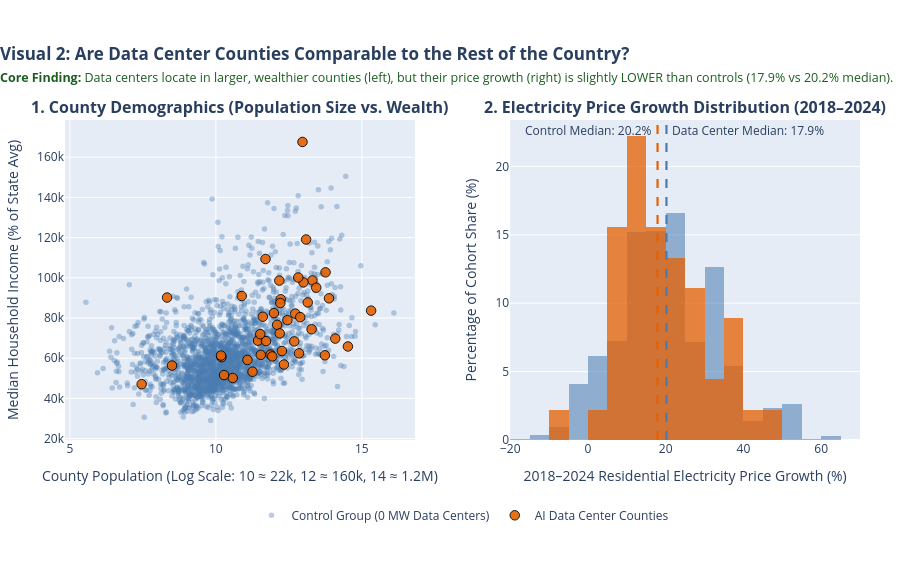

This figure's notebook cell:
### Markdown cell above
## Visual 2: Are Data Center Counties Comparable to the Rest of the Country?
*Supports: **Methodological Approach - Comparability & Demographic Bias***

### Visual Design & Layperson Interpretation
- **Question Answered:** *Do counties with data centers look like ordinary American counties, and did their electricity prices grow faster?*
- **Left Panel (Demographics):** Shows that data center counties (Orange) cluster in larger, wealthier suburban counties (needing demographic controls).
- **Right Panel (Price Growth Distribution):** Compares price growth on a normalized percentage scale. The median price growth in data center counties (**17.9%**) was slightly **lower** than in non-data center counties (**20.2%**).

### Code cell
# Construct Visual 2: Linked Side-by-Side Plots
ctrl_sample = model_df[model_df['Has_Datacenter'] == 0]
treat_sample = model_df[model_df['Has_Datacenter'] == 1]

fig2 = make_subplots(
    rows=1, cols=2,
    subplot_titles=(
        "<b>1. County Demographics (Population Size vs. Wealth)</b>",
        "<b>2. Electricity Price Growth Distribution (2018–2024)</b>"
    ),
    horizontal_spacing=0.12
)

# 1. Control Group (Gray-Blue #4A7BB0)
fig2.add_trace(
    go.Scatter(
        x=ctrl_sample['Log_Population'],
        y=ctrl_sample['Median_Income_2022'],
        mode='markers',
        name='Control Group (0 MW Data Centers)',
        marker=dict(color=COLOR_CONTROL, size=5.5, opacity=0.38),
        legendgroup='control',
        text=ctrl_sample['County'] + ', ' + ctrl_sample['State'],
        hovertemplate="<b>%{text} (Control)</b><br>Population Index: %{x:.2f}<br>Income Index: %{y:.1f}%<extra></extra>"
    ),
    row=1, col=1
)

fig2.add_trace(
    go.Histogram(
        x=ctrl_sample['Price_Growth_Pct'],
        name='Control Group (0 MW Data Centers)',
        histnorm='percent',
        marker=dict(color=COLOR_CONTROL, opacity=0.55),
        legendgroup='control',
        showlegend=False,
        nbinsx=40,
        hovertemplate="Control Growth: %{x:.1f}%<br>Share of Control: %{y:.1f}%<extra></extra>"
    ),
    row=1, col=2
)

# 2. Treatment Group (Orange #E66101)
fig2.add_trace(
    go.Scatter(
        x=treat_sample['Log_Population'],
        y=treat_sample['Median_Income_2022'],
        mode='markers',
        name='AI Data Center Counties',
        marker=dict(color=COLOR_TREATMENT, size=9.5, opacity=0.9, line=dict(color='black', width=1)),
        legendgroup='treatment',
        text=treat_sample['County'] + ', ' + treat_sample['State'],
        hovertemplate="<b>%{text} (Data Center)</b><br>Population Index: %{x:.2f}<br>Income Index: %{y:.1f}%<br>Price Growth: %{customdata:.1f}%<extra></extra>",
        customdata=treat_sample['Price_Growth_Pct']
    ),
    row=1, col=1
)

fig2.add_trace(
    go.Histogram(
        x=treat_sample['Price_Growth_Pct'],
        name='AI Data Center Counties',
        histnorm='percent',
        marker=dict(color=COLOR_TREATMENT, opacity=0.75),
        legendgroup='treatment',
        showlegend=False,
        nbinsx=25,
        hovertemplate="Data Center Growth: %{x:.1f}%<br>Share of Treatment: %{y:.1f}%<extra></extra>"
    ),
    row=1, col=2
)

# Add median reference lines
treat_med = treat_sample['Price_Growth_Pct'].median()
ctrl_med = ctrl_sample['Price_Growth_Pct'].median()

fig2.add_vline(x=ctrl_med, line_dash="dash", line_color=COLOR_CONTROL, line_width=2.2,
               annotation_text=f"Control Median: {ctrl_med:.1f}%", annotation_position="top left", annotation_xshift=-12, row=1, col=2)
fig2.add_vline(x=treat_med, line_dash="dash", line_color=COLOR_TREATMENT, line_width=2.2,
               annotation_text=f"Data Center Median: {treat_med:.1f}%", annotation_position="top right", annotation_xshift=12, row=1, col=2)

fig2.update_layout(
    title=dict(
        text="<b>Visual 2: Are Data Center Counties Comparable to the Rest of the Country?</b><br><span style='font-size:12.5px; color:#1B5E20;'><b>Core Finding:</b> Data centers locate in larger, wealthier counties (left), but their price growth (right) is slightly LOWER than controls (17.9% vs 20.2% median).</span>",
        x=0.0, xanchor="left"
    ),
    barmode='overlay',
    legend=dict(orientation="h", yanchor="top", y=-0.19, xanchor="center", x=0.5),
    height=580,
    margin=dict(l=50, r=40, t=120, b=140)
)

fig2.update_xaxes(title_text="County Population (Log Scale: 10 ≈ 22k, 12 ≈ 160k, 14 ≈ 1.2M)", row=1, col=1)
fig2.update_yaxes(title_text="Median Household Income (% of State Avg)", row=1, col=1)
fig2.update_xaxes(title_text="2018–2024 Residential Electricity Price Growth (%)", range=[-20, 70], row=1, col=2)
fig2.update_yaxes(title_text="Percentage of Cohort Share (%)", row=1, col=2)

fig2.show()

### Figure 1 — Plotly figure (JSON) as saved in the notebook; plotly's stock layout.template omitted (floating-point values rounded to 4 significant figures; data arrays with more than 128 entries replaced by an {"elided": "..."} marker saying what was removed)
{"data": [{"hovertemplate": "<b>%{text} (Control)</b><br>Population Index: %{x:.2f}<br>Income Index: %{y:.1f}%<extra></extra>", "legendgroup": "control", "marker": {"color": "#4A7BB0", "opacity": 0.38, "size": 5.5}, "mode": "markers", "name": "Control Group (0 MW Data Centers)", "text": {"elided": "2122 str values"}, "type": "scatter", "x": {"elided": "2122 float values"}, "xaxis": "x", "y": {"elided": "2122 float values"}, "yaxis": "y"}, {"histnorm": "percent", "hovertemplate": "Control Growth: %{x:.1f}%<br>Share of Control: %{y:.1f}%<extra></extra>", "legendgroup": "control", "marker": {"color": "#4A7BB0", "opacity": 0.55}, "name": "Control Group (0 MW Data Centers)", "nbinsx": 40, "showlegend": false, "type": "histogram", "x": {"elided": "2122 float values"}, "xaxis": "x2", "yaxis": "y2"}, {"customdata": [27.45, 20.86, 29.28, 13.47, 25.89, 34.55, 8.537, 10.25, 40.81, 45.38, 22.99, 13.46, 26.52, 18.91, 24.45, 36.8, 10.25, -9.674, 10.76, 38.76, 17.91, 16.6, 30.42, 8.343, 25.94, 13.18, 36.55, 4.909, 13.14, 5.526, 35.6, 15.62, 7.087, 20.28, 9.778, 14.89, 7.095, 20.03, 8.537, 19.19, 14.49, 16.5, 22.99, 19.78, 11.7], "hovertemplate": "<b>%{text} (Data Center)</b><br>Population Index: %{x:.2f}<br>Income Index: %{y:.1f}%<br>Price Growth: %{customdata:.1f}%<extra></extra>", "legendgroup": "treatment", "marker": {"color": "#E66101", "line": {"color": "black", "width": 1}, "opacity": 0.9, "size": 9.5}, "mode": "markers", "name": "AI Data Center Counties", "text": ["Licking, OH", "Henrico, VA", "Maricopa, AZ", "Bexar, TX", "Shelby, TN", "Madison, MS", "Prince William, VA", "Sarpy, NE", "Ellis, TX", "Niagara, NY", "Fayette, GA", "Taylor, TX", "Racine, WI", "Mayes, OK", "Franklin, OH", "Denton, TX", "Douglas, NE", "Pottawattamie, IA", "Warren, IA", "Washington, OR", "Clark, IN", "Dakota, MN", "Storey, NV", "Wasco, OR", "Montgomery, AL", "Ada, ID", "Bell, TX", "Laramie, WY", "Madison, AL", "Lancaster, NE", "Fairfield, OH", "Utah, UT", "Dickens, TX", "Columbia, PA", "Clay, MO", "Sumner, TN", "Valencia, NM", "Chesterfield, VA", "Loudoun, VA", "Edgefield, SC", "Dickey, ND", "Cherokee, NC", "Cumberland, NJ", "Whitfield, GA", "Fulton, GA"], "type": "scatter", "x": [12.1, 12.72, 15.32, 14.52, 13.74, 11.61, 13.09, 12.17, 12.22, 12.26, 11.7, 11.88, 12.19, 10.58, 14.09, 13.76, 13.28, 11.44, 10.89, 13.31, 11.72, 13.0, 8.329, 10.19, 12.33, 13.15, 12.85, 11.52, 12.89, 12.69, 11.99, 13.44, 7.459, 11.08, 12.45, 12.21, 11.26, 12.82, 12.97, 10.18, 8.497, 10.28, 11.93, 11.54, 13.88], "xaxis": "x", "y": [76600.0, 82190.0, 83670.0, 65840.0, 61450.0, 80640.0, 119100.0, 98620.0, 89310.0, 63560.0, 109400.0, 61800.0, 72330.0, 50170.0, 69760.0, 102700.0, 74420.0, 68710.0, 90940.0, 98710.0, 68490.0, 97730.0, 90170.0, 60510.0, 56860.0, 87750.0, 62410.0, 71960.0, 80430.0, 68360.0, 82450.0, 95080.0, 47070.0, 59130.0, 78930.0, 87450.0, 53280.0, 100100.0, 167600.0, 61320.0, 56330.0, 51610.0, 60890.0, 61680.0, 89800.0], "yaxis": "y"}, {"histnorm": "percent", "hovertemplate": "Data Center Growth: %{x:.1f}%<br>Share of Treatment: %{y:.1f}%<extra></extra>", "legendgroup": "treatment", "marker": {"color": "#E66101", "opacity": 0.75}, "name": "AI Data Center Counties", "nbinsx": 25, "showlegend": false, "type": "histogram", "x": [27.45, 20.86, 29.28, 13.47, 25.89, 34.55, 8.537, 10.25, 40.81, 45.38, 22.99, 13.46, 26.52, 18.91, 24.45, 36.8, 10.25, -9.674, 10.76, 38.76, 17.91, 16.6, 30.42, 8.343, 25.94, 13.18, 36.55, 4.909, 13.14, 5.526, 35.6, 15.62, 7.087, 20.28, 9.778, 14.89, 7.095, 20.03, 8.537, 19.19, 14.49, 16.5, 22.99, 19.78, 11.7], "xaxis": "x2", "yaxis": "y2"}], "layout": {"annotations": [{"font": {"size": 16}, "showarrow": false, "text": "<b>1. County Demographics (Population Size vs. Wealth)</b>", "x": 0.22, "xanchor": "center", "xref": "paper", "y": 1, "yanchor": "bottom", "yref": "paper"}, {"font": {"size": 16}, "showarrow": false, "text": "<b>2. Electricity Price Growth Distribution (2018–2024)</b>", "x": 0.78, "xanchor": "center", "xref": "paper", "y": 1, "yanchor": "bottom", "yref": "paper"}, {"showarrow": false, "text": "Control Median: 20.2%", "x": 20.2, "xanchor": "right", "xref": "x2", "xshift": -12, "y": 1, "yanchor": "top", "yref": "y2 domain"}, {"showarrow": false, "text": "Data Center Median: 17.9%", "x": 17.91, "xanchor": "left", "xref": "x2", "xshift": 12, "y": 1, "yanchor": "top", "yref": "y2 domain"}], "barmode": "overlay", "height": 580, "legend": {"orientation": "h", "x": 0.5, "xanchor": "center", "y": -0.19, "yanchor": "top"}, "margin": {"b": 140, "l": 50, "r": 40, "t": 120}, "shapes": [{"line": {"color": "#4A7BB0", "dash": "dash", "width": 2.2}, "type": "line", "x0": 20.2, "x1": 20.2, "xref": "x2", "y0": 0, "y1": 1, "yref": "y2 domain"}, {"line": {"color": "#E66101", "dash": "dash", "width": 2.2}, "type": "line", "x0": 17.91, "x1": 17.91, "xref": "x2", "y0": 0, "y1": 1, "yref": "y2 domain"}], "title": {"text": "<b>Visual 2: Are Data Center Counties Comparable to the Rest of the Country?</b><br><span style='font-size:12.5px; color:#1B5E20;'><b>Core Finding:</b> Data centers locate in larger, wealthier counties (left), but their price growth (right) is slightly LOWER than controls (17.9% vs 20.2% median).</span>", "x": 0, "xanchor": "left"}, "xaxis": {"anchor": "y", "domain": [0, 0.44], "title": {"text": "County Population (Log Scale: 10 ≈ 22k, 12 ≈ 160k, 14 ≈ 1.2M)"}}, "xaxis2": {"anchor": "y2", "domain": [0.56, 1], "range": [-20, 70], "title": {"text": "2018–2024 Residential Electricity Price Growth (%)"}}, "yaxis": {"anchor": "x", "domain": [0, 1], "title": {"text": "Median Household Income (% of State Avg)"}}, "yaxis2": {"anchor": "x2", "domain": [0, 1], "title": {"text": "Percentage of Cohort Share (%)"}}}}
